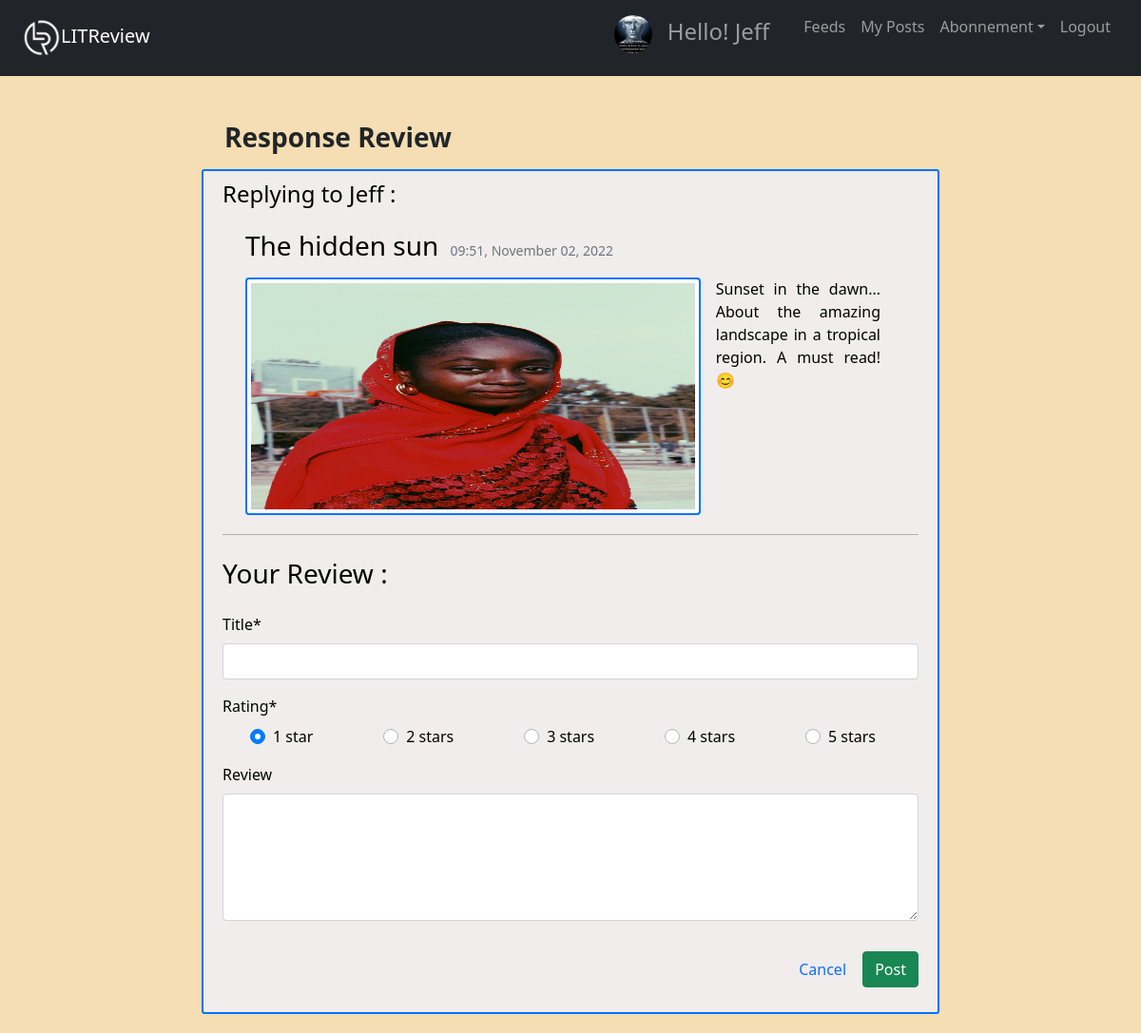
The app's page /review/reply/14 (signed in) with its own data.
### users/models.py (models this page shows, shortened)
class UserProfile(models.Model):
    user = models.OneToOneField(User, on_delete=models.CASCADE)
    image = models.ImageField(default="default.jpg", upload_to="profile_pics")

### feeds/models.py (models this page shows, shortened)
class Ticket(models.Model):
    title = models.CharField(max_length=128)
    description = models.TextField(max_length=2048, blank=True)
    user = models.ForeignKey(to=settings.AUTH_USER_MODEL, on_delete=models.CASCADE)
    time_created = models.DateTimeField(default=timezone.now)
    image = models.ImageField(blank=True, null=True, upload_to="reviews_img")
    if image is True:
        def save(self, *args, **kwargs):
            super().save()
            img = ImageOps.contain(Image.open(self.image.path), (200, 200), method=3)
            img.save(self.image.path)

### feeds/views.py (the view)
# urls.py: path("review/reply/<int:pk>", d_views.review_reply, name="review-reply"),
@login_required
def review_reply(request, pk):
    ticket = get_object_or_404(Ticket, id=pk)
    if request.method == "POST":
        r_form = ReviewForm(request.POST)
        if r_form.is_valid():
            Review.objects.create(
                ticket=ticket,
                user=request.user,
                headline=request.POST["headline"],
                rating=request.POST["rating"],
                body=request.POST["body"],
            )
            messages.success(request, f"You have responded to {ticket.user}'s '{ticket.title}'!")
            return redirect("feeds-home")
    else:
        r_form = ReviewForm()
    context = {"r_form": r_form, "post": ticket, "title": "Response Review"}
    return render(request, "feeds/create_review.html", context)

### feeds/forms.py
class ReviewForm(forms.ModelForm):
    headline = forms.CharField(label="Title", max_length=128, widget=forms.TextInput())
    rating = forms.ChoiceField(
        initial=1,
        label="Rating",
        widget=forms.RadioSelect(),
        choices=(
            (1, "1 star"),
            (2, "2 stars"),
            (3, "3 stars"),
            (4, "4 stars"),
            (5, "5 stars"),
        ),
    )
    body = forms.CharField(
        label="Review", max_length=8192, widget=forms.Textarea(), required=False
    )
    class Meta:
        model = Review
        fields = ["headline", "rating", "body"]
    helper = FormHelper()
    helper.form_class = "form-group"
    helper.layout = Layout(
        Field("headline"),
        InlineRadios("rating", style="display: flex; justify-content: space-around;"),
        Field("body", rows="5"),
    )

### feeds/templates/feeds/create_review.html (shortened to what this page needs)
{% extends "feeds/base.html" %}
{% load crispy_forms_tags %}
{% block content %}
  <div class="container">
    <div class="row mb-2">
      <h3 class="col-8 py-2 mb-0 font-weight-bold">{{ title }}</h3>
    </div>
  </div>
  <div class="content-section">
    <form method="POST" enctype='multipart/form-data'>
      <fieldset class="form-group">
        {% if request.get_full_path == "/create-review/ticket-review/" %}
          <h3 class="mb-4">Book</h3>
          {{ t_form|crispy }}
        {% else %}
          <h4 class="mb-4">Replying to {{ post.user }} :</h4>
          <article class="media ml-4 mr-4">
            <div class="media-body">
              <h3 class="mt-0 d-inline">{{ post.title }}</h3>
              <small class="text-muted ml-2">{{ post.time_created|date:"H:i, F d, Y" }}</small>
              <div class="ticket-description">
                {% if post.image %}
                  <img class="img-thumbnail float-left mb-1 mr-3" src="{{ post.image.url }}"
                        alt="{{ post.title }}">
                {% endif %}
                <p class="article-content text-justify mt-3 mr-3">{{ post.description }}</p>
              </div>
            </div>
          </article>
        {% endif %}
        <hr class="mb-4">
        <h3 class="mb-4">Your Review :</h3>
        {% crispy r_form %}
        <div class="float-right mt-3">
          <a class="btn btn-link text-decoration-none" href="{% url 'feeds-home' %}">Cancel</a>
          <button class="btn btn-success" type="submit">Post</button>
        </div>
      </fieldset>
    </form>
</div>
{% endblock content %}

### feeds/templates/feeds/base.html (shortened to what this page needs)
<!DOCTYPE html>
{% load static %}
<html>
<head>
    <link rel="stylesheet" type="text/css" href="{% static 'feeds/css/styles.css'%}?1510690221335">
    <link rel="stylesheet" href="https://cdn.jsdelivr.net/npm/bootstrap@4.3.1/dist/css/bootstrap.min.css" integrity="sha384-
         ggOyR0iXCbMQv3Xipma34MD+dH/1fQ784/j6cY/iJTQUOhcWr7x9JvoRxT2MZw1T">
    <link href="https://cdn.jsdelivr.net/npm/bootstrap@5.0.1/dist/css/bootstrap.min.css" rel="stylesheet">
    <link rel="stylesheet" href="https://cdn.jsdelivr.net/npm/bootstrap-icons@1.7.2/font/bootstrap-icons.css">
</head>
<body>
    <header class="site-header">
    <div id="content", name="content", class="main">
        <div class="row justify-content-center">
            <nav class="navbar navbar-expand-sm bg-dark navbar-dark">
                <div class="container-fluid">
                    <a class="navbar-brand" href=""><img src="{% static 'feeds/img/logo_LITReview.png' %}" width="40" height="40" alt="LITReview logo">LITReview</a>
                    {% if user.is_authenticated%}
                        <div class="collapse navbar-collapse" id="collapsibleNavbar">
                            <ul class="navbar-nav ms-auto">
                                <li class="nav-item">
                                    <h4 class="nav-link hello-msg"><img class="rounded-circle msg-img" src="{{ user.userprofile.image.url }}"/> Hello! {{ user.username}} </h4>
                                </li>
                                <li class="nav-item">
                                    <a class="nav-link" href="{% url 'feeds-home' %}">Feeds</a>
                                </li>
                                <li class="nav-item">
                                    <a class="nav-link" href="{% url 'my-posts' %}">My Posts</a>
                                </li>
                                <li class="nav-item dropdown">
                                    <a class="nav-link dropdown-toggle" href="#" role="button" data-bs-toggle="dropdown">Abonnement</a>
                                </li>
                                <li class="nav-item">
                                    <a class="nav-link" href="/logout">Logout</a>
                                </li>
                            </ul>
                    {% endif %}
                </div>
            </nav>
          </div>
        </header>
        <div id="content", name="content", class="main">
            <div class="row justify-content-center">
                <div class="col-4">
                    {% block content %}
                    {% endblock content %}
                </div>
            </div>
        </div>
</body>
</html>

### feeds/static/feeds/css/styles.css (style rules this page uses)
body, html { margin: 0; padding: 0; height: 100%; background: wheat !important; }
.col-4 { width: 800px !important; }
.col-8 { margin-top: 40px !important; }
.form-group { color: black; }
.msg-img { width: 40px !important; margin-right: 10px; }
.hello-msg { margin-right: 20px; }
.site-header { color: #ffffff; }
.content-section { background: rgb(241, 237, 237); padding: 10px 20px; border: 2px solid rgb(0, 115, 255); border-radius: 3px; margin-bottom: 20px; }
.article-content { white-space: pre-line !important; text-align: left !important; word-spacing: normal !important; }
.img-thumbnail { height: 250px !important; width: 70%; object-fit: fill; border: 2px solid rgb(0, 115, 255) !important; }

### records on screen
Ticket: user "Jeff", title "The hidden sun", time_created "09:51, November 02, 2022", image (picture), description "Sunset in the dawn... About the amazing landscape in a tropical region. A must read! 😊"

### other values on screen
{{ user.username }} "Jeff"
{{ title }} "Response Review"
